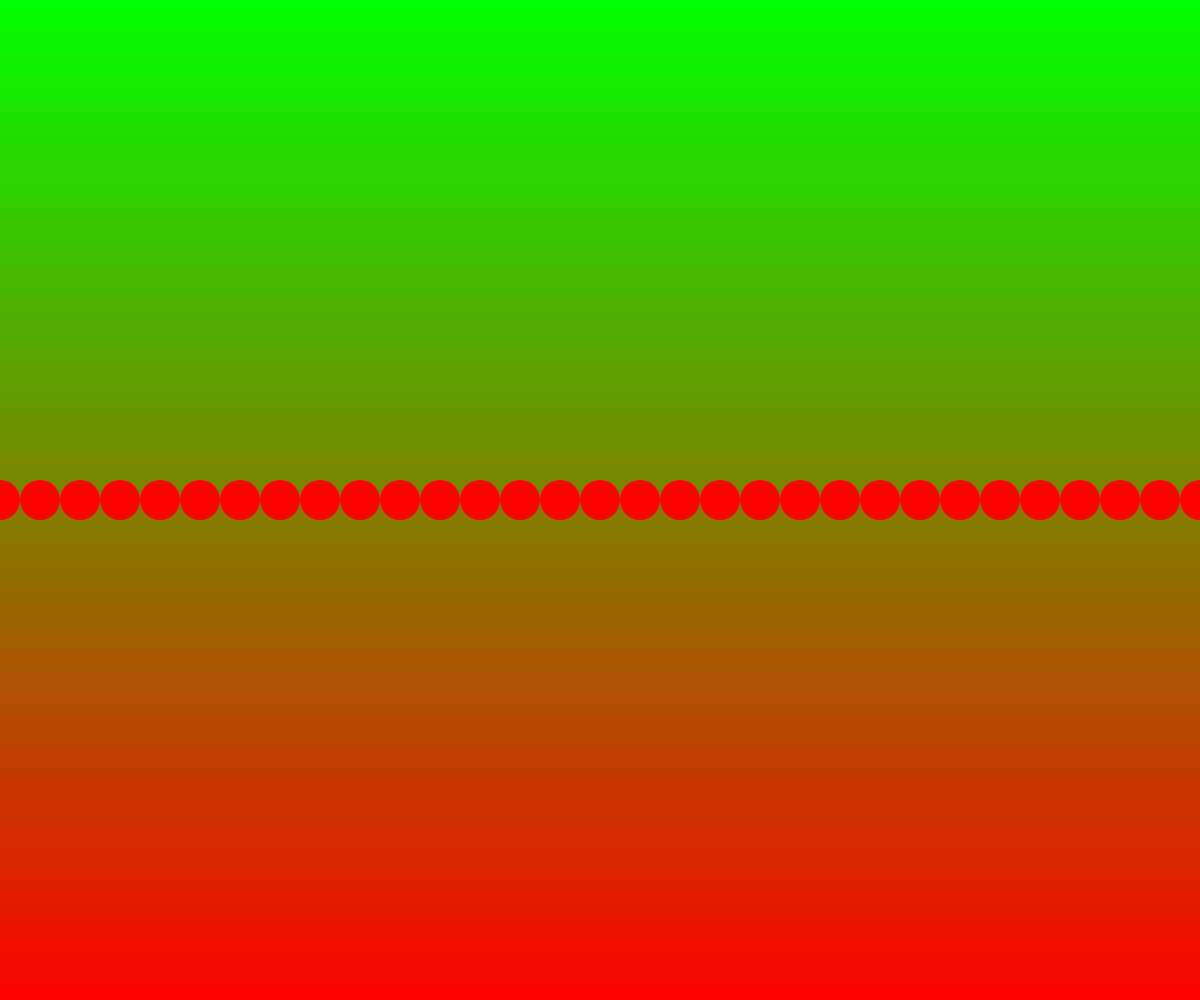
Frame 1 (no input)
Frame 60 (no input): identical to frame 1, image omitted
Frame 120 (the mouse pressed at the canvas centre since frame 60): identical to frame 1, image omitted

The p5.js sketch that drew this single still picture (run headless with seeded random() and noise() and a simulated clock; from frame 60 on, the mouse is pressed at the canvas centre):

// p5.js sketch
// ── sketch.js
// Drawing with Single Loops
// Maheen Shahid
// Feb 24, 2025


function setup() {
  createCanvas(windowWidth, windowHeight);
}

function draw() {
  gradientBackground();
  circleLine();
}

function gradientBackground(){
  //create a gradient to use as background
  let h = 10;

  //use a loop to draw vertical stack of rectangles
  for(let y = 0; y < height; y+= h){
    noStroke();
    let mappedY = map(y,0,height,0,255);
    let reversedY = map(y,0,height,255,0);
    fill(mappedY, reversedY, 0);
    rect(0, y, width, h);
  }
}

function circleLine(){
  // use a loop (for or while) to draw a line
  // of circles side by side
  let d = 40; // diameter of circle
  let y = height/2;
  let xStart = 0;
  let xEnd = width;  //mouseX

  // Use a loop to do the drawing
  // RESULTS IN A SINGLE IMAGE, NO ANIMATION!
  for(let x = xStart; x <= xEnd; x+=d){
    circle(x, y, d);
  }
}
